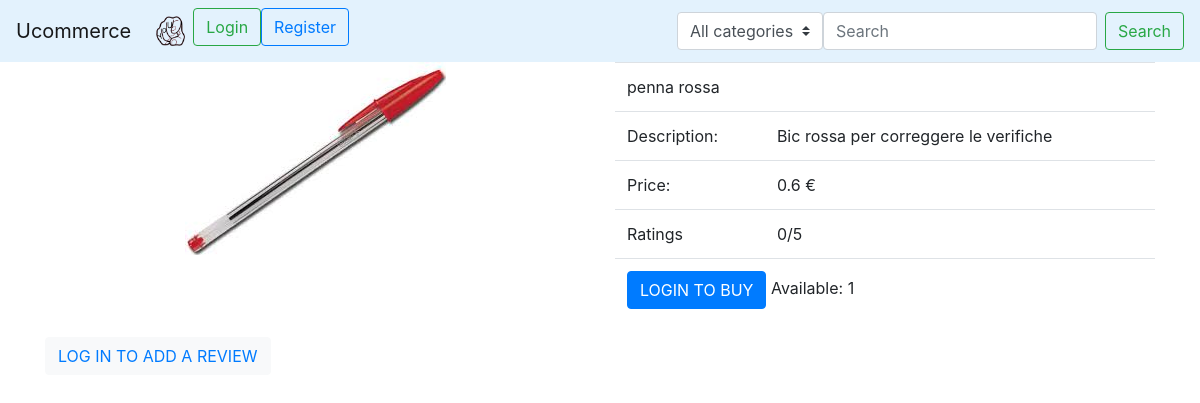
The page /product/management/21/detail on the database its author committed.
### product_management/models.py (models this page shows)
class Product(models.Model):
    id = models.AutoField(primary_key=True)
    name = models.CharField(max_length=50)
    image = models.ImageField(upload_to='product_images/')
    price = models.FloatField(validators=[MinValueValidator(0.0001)])
    description = models.TextField(max_length=500)
    quantity = models.PositiveIntegerField(default=1)
    shipment = models.FloatField(default=0, validators=[MinValueValidator(0)])
    producer = models.ForeignKey(CustomUser, on_delete=models.CASCADE)
    category = models.ForeignKey(MyCategory,on_delete=models.PROTECT)

### product_management/views.py (the view)
# urls.py: path('management/<int:pk>/detail', views.ProductDetail.as_view(), name='product_detail'),
class ProductDetail(DetailView):
    model = Product
    template_name = 'product_setting/detail.html'
    def get_queryset(self, *args, **kwargs):
        return Product.objects.filter(id=self.kwargs['pk'])

### product_management/templates/product_setting/detail.html (shortened to what this page needs)
{% extends 'base.html' %}
{% load static %}
{% block content %}
    <div class="container">
    <div class="row">
        <div class="col">
            <div class="text-center">
             <img src="{{ product.image.url }}"  class="img-fluid" alt="user profile image" height="240">
            </div>
        </div>
        <div class="col">
                <table class="table table-unbordered">
                    <tr>
                        <td colspan="2"><bold> {{ product.name }}</bold> </td>
                    </tr>
                    <tr>
                        <td>Description: </td>
                        <td>{{ product.description }}</td>
                    </tr>
                    <tr>
                        <td>Price: </td>
                        <td>{{ product.price }} &euro;</td>
                    </tr>
                    <tr>
                        <td>Ratings</td>
                        <td id="product_ratings">0/5</td>
                    </tr>
                    <tr>
                        <td colspan="2">
                            {% if product.quantity == 0 %}
                                OUT OF SALE
                            {% else %}
                                {% if request.user.is_authenticated %}
                                     <button class="btn btn-primary" data-toggle="modal" data-target="#BuyProduct">BUY</button>
                                {% else %}
                                    <a class="btn btn-primary" href="{% url 'user_management:login' %}">LOGIN TO BUY</a>
                                {% endif %}
                                Available: {{ product.quantity }}
                            {% endif %}
                        </td>
                    </tr>
                </table>
        </div>
    </div>
    <div class="row">
        <div class="col">
            {% if request.user.is_authenticated %}
                <button class="btn btn-warning" data-toggle="modal" data-target="#ReviewModal"> ADD REVIEW</button>
            {% else %}
                <button class="btn btn-light"><a href="{% url 'user_management:login' %}">LOG IN TO ADD A REVIEW</a></button>
            {% endif %}
        </div>
    </div>
{% endblock %}

### rows shown on the page
Product: image (picture), name "penna rossa", description "Bic rossa per correggere le verifiche", price "0.6", quantity "1"
